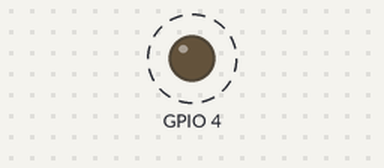
Recording of a sketch running on a simulated ESP32. On the bench: output pins drawn as LEDs (lit = HIGH). Dashed ring = blinking. WiFi joins after 1.5 s; servers stay silent unless stated; what the sketch prints to the serial monitor is not drawn.

Above: at 0.2 s.
Timing chart, 0 to 3.0 s (numbered marks = the images above):
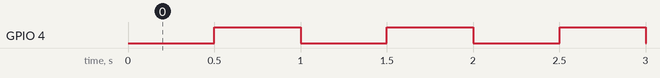

Measured:
- by itself, GPIO 4: alternates HIGH for 0.50 s and LOW for 0.50 s

The sketch:

l40_wifimanager_s1.ino
```cpp
// Шаг 1. Подключение по сохранённым данным и независимое мигание LED (GPIO4 через резистор).
#include <WiFi.h>

void setup() {
  Serial.begin(115200);
  pinMode(4, OUTPUT); digitalWrite(4, LOW);
  WiFi.mode(WIFI_STA);
  WiFi.begin();                              // сеть, сохранённая на плате раньше
  Serial.println("Trying stored Wi-Fi credentials");
}

void loop() {
  uint32_t now = millis();
  static uint32_t last = 0;
  static bool led = false;
  if (now - last >= 500) {                   // мигание не зависит от сети
    last = now; led = !led; digitalWrite(4, led);
  }
  static bool reported = false;
  if (WiFi.status() == WL_CONNECTED && !reported) {
    Serial.print("Connected: "); Serial.println(WiFi.localIP());
    reported = true;
  }
  if (WiFi.status() != WL_CONNECTED) reported = false;
  delay(1);
}
```
